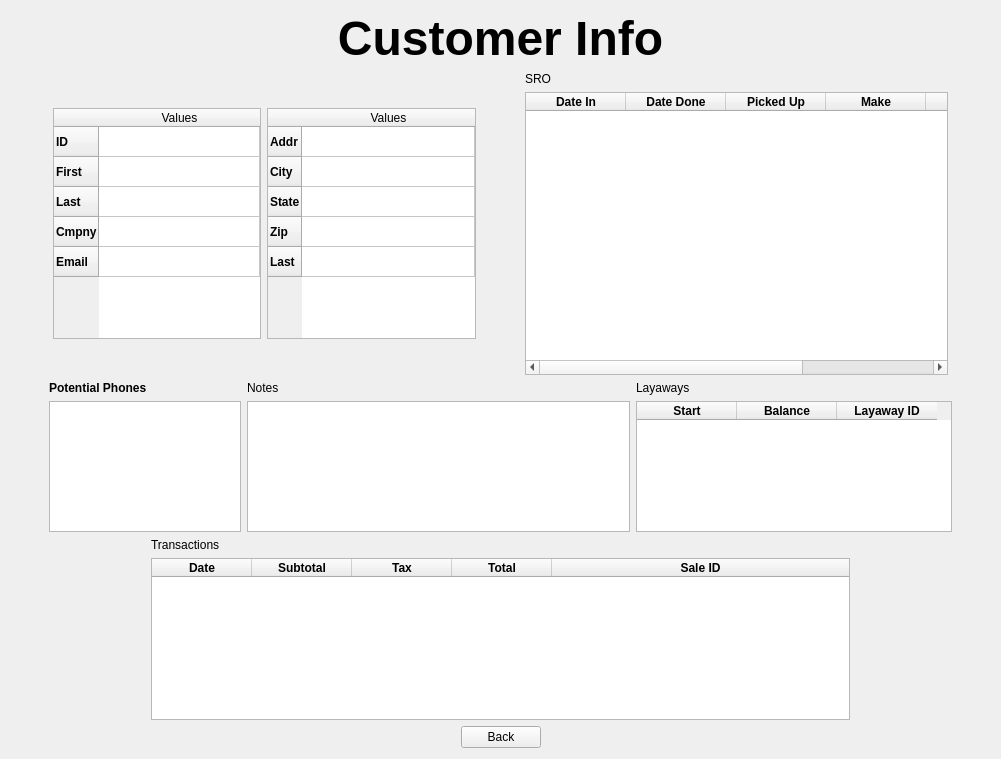
      <widget class="QWidget" name="customer_page">
       <layout class="QVBoxLayout" name="verticalLayout_20" stretch="1,10,5,6,1">
        <item>
         <widget class="QLabel" name="label_22">
          <property name="font">
           <font>
            <pointsize>36</pointsize>
            <weight>75</weight>
            <bold>true</bold>
           </font>
          </property>
          <property name="text">
           <string>Customer Info</string>
          </property>
          <property name="alignment">
           <set>Qt::AlignCenter</set>
          </property>
         </widget>
        </item>
        <item>
         <layout class="QHBoxLayout" name="horizontalLayout_16" stretch="1,10,1,10,1">
          <item>
           <spacer name="horizontalSpacer_44">
            <property name="orientation">
             <enum>Qt::Horizontal</enum>
            </property>
            <property name="sizeHint" stdset="0">
             <size>
              <width>18</width>
              <height>20</height>
             </size>
            </property>
           </spacer>
          </item>
          <item>
           <layout class="QHBoxLayout" name="horizontalLayout_13">
            <item>
             <widget class="QTableWidget" name="customer_table_1">
              <property name="maximumSize">
               <size>
                <width>1670000</width>
                <height>231</height>
               </size>
              </property>
              <property name="editTriggers">
               <set>QAbstractItemView::NoEditTriggers</set>
              </property>
              <attribute name="horizontalHeaderStretchLastSection">
               <bool>true</bool>
              </attribute>
              <row>
               <property name="text">
                <string>ID</string>
               </property>
               <property name="font">
                <font>
                 <weight>75</weight>
                 <bold>true</bold>
                </font>
               </property>
              </row>
              <row>
               <property name="text">
                <string>First</string>
               </property>
               <property name="font">
                <font>
                 <weight>75</weight>
                 <bold>true</bold>
                </font>
               </property>
              </row>
              <row>
               <property name="text">
                <string>Last</string>
               </property>
               <property name="font">
                <font>
                 <weight>75</weight>
                 <bold>true</bold>
                </font>
               </property>
              </row>
              <row>
               <property name="text">
                <string>Cmpny</string>
               </property>
               <property name="font">
                <font>
                 <weight>75</weight>
                 <bold>true</bold>
                </font>
               </property>
              </row>
              <row>
               <property name="text">
                <string>Email</string>
               </property>
               <property name="font">
                <font>
                 <weight>75</weight>
                 <bold>true</bold>
                </font>
               </property>
              </row>
              <column>
               <property name="text">
                <string>Values</string>
               </property>
              </column>
             </widget>
            </item>
            <item>
             <widget class="QTableWidget" name="customer_table_2">
              <property name="maximumSize">
               <size>
                <width>1670000</width>
                <height>231</height>
               </size>
              </property>
              <property name="editTriggers">
               <set>QAbstractItemView::NoEditTriggers</set>
              </property>
              <attribute name="horizontalHeaderStretchLastSection">
               <bool>true</bool>
              </attribute>
              <row>
               <property name="text">
                <string>Addr</string>
               </property>
               <property name="font">
                <font>
                 <weight>75</weight>
                 <bold>true</bold>
                </font>
               </property>
              </row>
              <row>
               <property name="text">
                <string>City</string>
               </property>
               <property name="font">
                <font>
                 <weight>75</weight>
                 <bold>true</bold>
                </font>
               </property>
              </row>
              <row>
               <property name="text">
                <string>State</string>
               </property>
               <property name="font">
                <font>
                 <weight>75</weight>
                 <bold>true</bold>
                </font>
               </property>
              </row>
              <row>
               <property name="text">
                <string>Zip</string>
               </property>
               <property name="font">
                <font>
                 <weight>75</weight>
                 <bold>true</bold>
                </font>
               </property>
              </row>
              <row>
               <property name="text">
                <string>Last</string>
               </property>
               <property name="font">
                <font>
                 <weight>75</weight>
                 <bold>true</bold>
                </font>
               </property>
              </row>
              <column>
               <property name="text">
                <string>Values</string>
               </property>
              </column>
             </widget>
            </item>
           </layout>
          </item>
          <item>
           <spacer name="horizontalSpacer_16">
            <property name="orientation">
             <enum>Qt::Horizontal</enum>
            </property>
            <property name="sizeHint" stdset="0">
             <size>
              <width>18</width>
              <height>20</height>
             </size>
            </property>
           </spacer>
          </item>
          <item>
           <layout class="QVBoxLayout" name="verticalLayout_17">
            <item>
             <widget class="QLabel" name="label_11">
              <property name="text">
               <string>SRO</string>
              </property>
             </widget>
            </item>
            <item>
             <widget class="QTableWidget" name="sro_table">
              <property name="minimumSize">
               <size>
                <width>401</width>
                <height>0</height>
               </size>
              </property>
              <property name="maximumSize">
               <size>
                <width>16000000</width>
                <height>16777215</height>
               </size>
              </property>
              <property name="editTriggers">
               <set>QAbstractItemView::EditKeyPressed</set>
              </property>
              <attribute name="horizontalHeaderStretchLastSection">
               <bool>true</bool>
              </attribute>
              <column>
               <property name="text">
                <string>Date In</string>
               </property>
               <property name="font">
                <font>
                 <weight>75</weight>
                 <bold>true</bold>
                </font>
               </property>
              </column>
              <column>
               <property name="text">
                <string>Date Done</string>
               </property>
               <property name="font">
                <font>
                 <weight>75</weight>
                 <bold>true</bold>
                </font>
               </property>
              </column>
              <column>
               <property name="text">
                <string>Picked Up</string>
               </property>
               <property name="font">
                <font>
                 <weight>75</weight>
                 <bold>true</bold>
                </font>
               </property>
              </column>
              <column>
               <property name="text">
                <string>Make</string>
               </property>
               <property name="font">
                <font>
                 <weight>75</weight>
                 <bold>true</bold>
                </font>
               </property>
              </column>
              <column>
               <property name="text">
                <string>Model</string>
               </property>
               <property name="font">
                <font>
                 <weight>75</weight>
                 <bold>true</bold>
                </font>
               </property>
              </column>
              <column>
               <property name="text">
                <string>SRO ID</string>
               </property>
               <property name="font">
                <font>
                 <weight>75</weight>
                 <bold>true</bold>
                </font>
               </property>
              </column>
             </widget>
            </item>
           </layout>
          </item>
          <item>
           <spacer name="horizontalSpacer_17">
            <property name="orientation">
             <enum>Qt::Horizontal</enum>
            </property>
            <property name="sizeHint" stdset="0">
             <size>
              <width>18</width>
              <height>20</height>
             </size>
            </property>
           </spacer>
          </item>
         </layout>
        </item>
        <item>
         <layout class="QHBoxLayout" name="horizontalLayout_15" stretch="1,5,10,0,1">
          <item>
           <spacer name="horizontalSpacer_45">
            <property name="orientation">
             <enum>Qt::Horizontal</enum>
            </property>
            <property name="sizeHint" stdset="0">
             <size>
              <width>18</width>
              <height>20</height>
             </size>
            </property>
           </spacer>
          </item>
          <item>
           <layout class="QVBoxLayout" name="verticalLayout_5">
            <item>
             <widget class="QLabel" name="label_10">
              <property name="text">
               <string>&lt;html&gt;&lt;head/&gt;&lt;body&gt;&lt;p&gt;&lt;span style=&quot; font-weight:600;&quot;&gt;Potential Phones&lt;/span&gt;&lt;/p&gt;&lt;/body&gt;&lt;/html&gt;</string>
              </property>
             </widget>
            </item>
            <item>
             <widget class="QTextBrowser" name="phone_tbox"/>
            </item>
           </layout>
          </item>
          <item>
           <layout class="QVBoxLayout" name="verticalLayout_6">
            <item>
             <widget class="QLabel" name="label_12">
              <property name="text">
               <string>Notes</string>
              </property>
             </widget>
            </item>
            <item>
             <widget class="QTextBrowser" name="notes_tbox"/>
            </item>
           </layout>
          </item>
          <item>
           <layout class="QVBoxLayout" name="verticalLayout_4">
            <item>
             <widget class="QLabel" name="label_16">
              <property name="text">
               <string>Layaways</string>
              </property>
             </widget>
            </item>
            <item>
             <widget class="QTableWidget" name="layaways_table">
              <property name="sizeAdjustPolicy">
               <enum>QAbstractScrollArea::AdjustToContents</enum>
              </property>
              <column>
               <property name="text">
                <string>Start</string>
               </property>
               <property name="font">
                <font>
                 <weight>75</weight>
                 <bold>true</bold>
                </font>
               </property>
              </column>
              <column>
               <property name="text">
                <string>Balance</string>
               </property>
               <property name="font">
                <font>
                 <weight>75</weight>
                 <bold>true</bold>
                </font>
               </property>
              </column>
              <column>
               <property name="text">
                <string>Layaway ID</string>
               </property>
               <property name="font">
                <font>
                 <weight>75</weight>
                 <bold>true</bold>
                </font>
               </property>
              </column>
             </widget>
            </item>
           </layout>
          </item>
          <item>
           <spacer name="horizontalSpacer_46">
            <property name="orientation">
             <enum>Qt::Horizontal</enum>
            </property>
            <property name="sizeHint" stdset="0">
             <size>
              <width>18</width>
              <height>20</height>
             </size>
            </property>
           </spacer>
          </item>
         </layout>
        </item>
        <item>
         <layout class="QHBoxLayout" name="horizontalLayout_14" stretch="2,10,2">
          <item>
           <spacer name="horizontalSpacer_15">
            <property name="orientation">
             <enum>Qt::Horizontal</enum>
            </property>
            <property name="sizeHint" stdset="0">
             <size>
              <width>40</width>
              <height>20</height>
             </size>
            </property>
           </spacer>
          </item>
          <item>
           <layout class="QVBoxLayout" name="verticalLayout_7">
            <item>
             <widget class="QLabel" name="label_13">
              <property name="text">
               <string>Transactions</string>
              </property>
             </widget>
            </item>
            <item>
             <widget class="QTableWidget" name="transactions_table">
              <property name="minimumSize">
               <size>
                <width>521</width>
                <height>0</height>
               </size>
              </property>
              <property name="editTriggers">
               <set>QAbstractItemView::EditKeyPressed</set>
              </property>
              <attribute name="horizontalHeaderStretchLastSection">
               <bool>true</bool>
              </attribute>
              <column>
               <property name="text">
                <string>Date</string>
               </property>
               <property name="font">
                <font>
                 <weight>75</weight>
                 <bold>true</bold>
                </font>
               </property>
              </column>
              <column>
               <property name="text">
                <string>Subtotal</string>
               </property>
               <property name="font">
                <font>
                 <weight>75</weight>
                 <bold>true</bold>
                </font>
               </property>
              </column>
              <column>
               <property name="text">
                <string>Tax</string>
               </property>
               <property name="font">
                <font>
                 <weight>75</weight>
                 <bold>true</bold>
                </font>
               </property>
              </column>
              <column>
               <property name="text">
                <string>Total</string>
               </property>
               <property name="font">
                <font>
                 <weight>75</weight>
                 <bold>true</bold>
                </font>
               </property>
              </column>
              <column>
               <property name="text">
                <string>Sale ID</string>
               </property>
               <property name="font">
                <font>
                 <weight>75</weight>
                 <bold>true</bold>
                </font>
               </property>
              </column>
             </widget>
            </item>
           </layout>
          </item>
          <item>
           <spacer name="horizontalSpacer_14">
            <property name="orientation">
             <enum>Qt::Horizontal</enum>
            </property>
            <property name="sizeHint" stdset="0">
             <size>
              <width>40</width>
              <height>20</height>
             </size>
            </property>
           </spacer>
          </item>
         </layout>
        </item>
        <item>
         <layout class="QHBoxLayout" name="horizontalLayout_12">
          <item>
           <spacer name="horizontalSpacer_18">
            <property name="orientation">
             <enum>Qt::Horizontal</enum>
            </property>
            <property name="sizeHint" stdset="0">
             <size>
              <width>40</width>
              <height>20</height>
             </size>
            </property>
           </spacer>
          </item>
          <item>
           <widget class="QPushButton" name="back_btn_customer">
            <property name="text">
             <string>Back</string>
            </property>
           </widget>
          </item>
          <item>
           <spacer name="horizontalSpacer_19">
            <property name="orientation">
             <enum>Qt::Horizontal</enum>
            </property>
            <property name="sizeHint" stdset="0">
             <size>
              <width>40</width>
              <height>20</height>
             </size>
            </property>
           </spacer>
          </item>
         </layout>
        </item>
       </layout>
      </widget>
